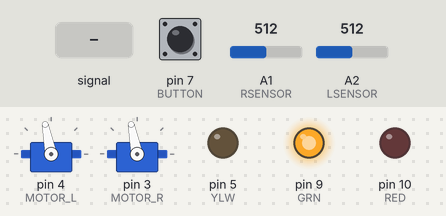
This sketch was run on a simulated Arduino Uno, built with avr-gcc and run on an emulated ATmega328P. Parts: 2 × servo, output pins drawn as LEDs (lit = HIGH). The test bench sets the inputs (shaded band); at power-on: A1 (RSENSOR) = 512, A2 (LSENSOR) = 512, pin 7 (BUTTON) HIGH.

Above: at 1.2 s.
1.3 s: A1 (RSENSOR) fed a 200 Hz sine of ±255 counts around its level
At 2.7 s:
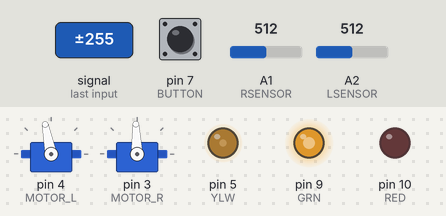
4.3 s: A1 (RSENSOR) set to 716
At 5.0 s:
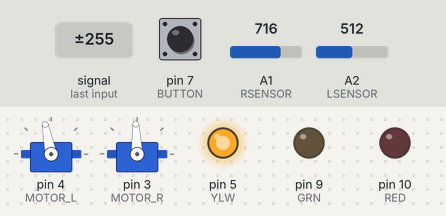
5.8 s: A2 (LSENSOR) set to 669
7.3 s: A2 (LSENSOR) set to 698
At 8.5 s:
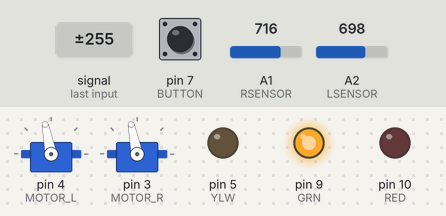
8.8 s: A1 (RSENSOR) set to 692
10.3 s: A1 (RSENSOR) set to 674
At 10.8 s:
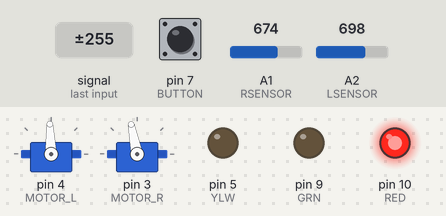
Timing chart, 0 to 12.8 s (numbered marks = the images above; inputs shaded):
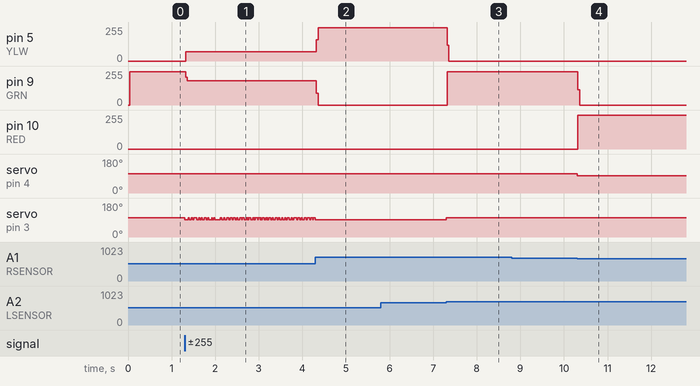

The sketch:

Group30Lab4LineFollowOnOff.ino
```cpp
/********************************************************
  Group30Lab4LineSensorCheck (v1.4)

  Brady Cabral, Emily Vargas-Penaranda (March 4 2026)

  Controls robot to keep it following black line
*********************************************************/


#define blcktp 2000
#define DELTA 10

#include <Servo.h>
Servo leftWheel;
Servo rightWheel;


// Pin Assignments
const int RED = 10;           //red LED Pin
const int GRN = 9;           //green LED Pin
const int YLW = 5;           //yellow LED Pin
const int BUTTON = 7;        //pushbutton Pin
int MOTOR_R = 3;        // right motor signal pin
int MOTOR_L = 4;        // left motor signal pin

const int LSENSOR = A2; // Left Sensor on Analog Pin 1
const int RSENSOR = A1; // Right Sensor on Analog Pin 2
const boolean PLOT = false;  //true=plot sensor reading; false=serial monitor output.
boolean loopbttn = true;

// Delta = speed above (+) or below (-) stop speed (must be positive)
const int stopPulse = 149;  // stop speed for motors (default = 155)
const int offset = 2;       // offset, slows right wheel (default = 0)

//global variables
int lvalue = 0;  //left sensor value
int rvalue = 0;  //right sensor value


// Set-up Routine
void setup() {

// Initialize led pins as outputs.
  pinMode(GRN, OUTPUT);
  pinMode(YLW, OUTPUT);
  pinMode(RED, OUTPUT);

// Initialize button pins as inputs
  pinMode(BUTTON, INPUT);

// Initialize line following sensor pins as inputs
  pinMode(LSENSOR, INPUT);
  pinMode(RSENSOR, INPUT);

  //initialize motor control pins as servo pins
  leftWheel.attach(MOTOR_L);
  rightWheel.attach(MOTOR_R);

// Initialize serial and monitor
  Serial.begin(9600);
  runMotors(0,0);

}

// Main Routine
void loop() {

      while (loopbttn && digitalRead(BUTTON) == LOW) {
        digitalWrite(GRN, HIGH);
        delay(125);
        digitalWrite(GRN, LOW);
        delay(125);
      }
      loopbttn = false;

      //read the sensor value
      lvalue = analogRead(LSENSOR);
      rvalue = analogRead(RSENSOR);

      //map the values into millivolts (assuming 3000 mV reference voltage)
      lvalue = map(lvalue,0,1023,0,3000);
      rvalue = map(rvalue,0,1023,0,3000);

      if (rvalue > blcktp && lvalue > blcktp) {
        turnOnLED(GRN);
        runMotors(DELTA, DELTA);
      }
      // Left side
      else if (rvalue > blcktp){
        turnOnLED(YLW);
        runMotors(DELTA, 0);

      }/* Right side */else if (lvalue > blcktp) {
        turnOnLED(RED);
        runMotors(0, DELTA);
      }/* Straddle */ else if (rvalue < blcktp && lvalue < blcktp){

        turnOnLED(GRN);
        runMotors(DELTA,DELTA);
      }

      if(PLOT){                    // true means serial plotter
        Serial.print("Left(mV):");
        Serial.print(lvalue);
        Serial.print("\t");
        Serial.print("Right(mV):");
        Serial.println(rvalue);
        delay(40);
      }

}

//********** Functions (subroutines) ******************

// run robot wheels
void runMotors(int deltaL, int deltaR)
{
  int pulseL = (stopPulse + deltaL)*10;    //length of pulse in microseconds
  int pulseR = (stopPulse + deltaR)*10;
  leftWheel.writeMicroseconds(pulseL);
  rightWheel.writeMicroseconds(pulseR);
}

// Turn on a single LED and turn others off
void turnOnLED(int COLOUR)
{
  digitalWrite(GRN, LOW);
  digitalWrite(YLW, LOW);
  digitalWrite(RED, LOW);
  digitalWrite(COLOUR, HIGH);
}
```

Measured:
- the behaviour switches between 682 and 683 on A2 (LSENSOR) (found by bisection; images 2 and 3)
- the behaviour switches between 683 and 682 on A1 (RSENSOR) (found by bisection; images 3 and 4)
- after the input at 1.3 s, pin 5 (YLW): 0/255 → 69/255 at once; pin 9 (GRN): 248/255 → 181/255 at once
- after the input at 4.3 s, pin 5 (YLW): 69/255 → 250/255 at once; pin 9 (GRN): 181/255 → 0/255 at once; servo on pin 3 (MOTOR_R): goes on until 4.3 s, then stays 92°
- after the input at 5.8 s, every drawn part: stays the same
- after the input at 7.3 s, pin 5 (YLW): 250/255 → 0/255 at once; pin 9 (GRN): 0/255 → 248/255 at once; servo on pin 3 (MOTOR_R): 92° → 101° at once
- after the input at 8.8 s, every drawn part: stays the same
- after the input at 10.3 s, pin 9 (GRN): 248/255 → 0/255 at once; pin 10 (RED): 0/255 → 253/255 at once; servo on pin 4 (MOTOR_L): 101° → 92° at once
